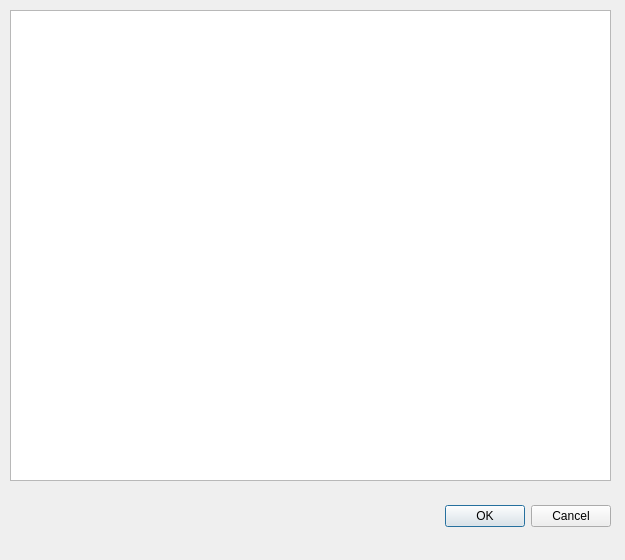
<?xml version="1.0" encoding="UTF-8"?>
<ui version="4.0">
 <class>MonetDBeConnectorDialogBase</class>
 <widget class="QDialog" name="MonetDBeConnectorDialogBase">
  <property name="geometry">
   <rect>
    <x>0</x>
    <y>0</y>
    <width>625</width>
    <height>560</height>
   </rect>
  </property>
  <property name="windowTitle">
   <string>MonetDBeConnector</string>
  </property>
  <widget class="QDialogButtonBox" name="button_box">
   <property name="geometry">
    <rect>
     <x>270</x>
     <y>500</y>
     <width>341</width>
     <height>32</height>
    </rect>
   </property>
   <property name="orientation">
    <enum>Qt::Horizontal</enum>
   </property>
   <property name="standardButtons">
    <set>QDialogButtonBox::Cancel|QDialogButtonBox::Ok</set>
   </property>
  </widget>
  <widget class="QTableWidget" name="tableWidget">
   <property name="geometry">
    <rect>
     <x>10</x>
     <y>10</y>
     <width>601</width>
     <height>471</height>
    </rect>
   </property>
  </widget>
 </widget>
 <resources/>
 <connections>
  <connection>
   <sender>button_box</sender>
   <signal>accepted()</signal>
   <receiver>MonetDBeConnectorDialogBase</receiver>
   <slot>accept()</slot>
   <hints>
    <hint type="sourcelabel">
     <x>20</x>
     <y>20</y>
    </hint>
    <hint type="destinationlabel">
     <x>20</x>
     <y>20</y>
    </hint>
   </hints>
  </connection>
  <connection>
   <sender>button_box</sender>
   <signal>rejected()</signal>
   <receiver>MonetDBeConnectorDialogBase</receiver>
   <slot>reject()</slot>
   <hints>
    <hint type="sourcelabel">
     <x>20</x>
     <y>20</y>
    </hint>
    <hint type="destinationlabel">
     <x>20</x>
     <y>20</y>
    </hint>
   </hints>
  </connection>
 </connections>
</ui>
